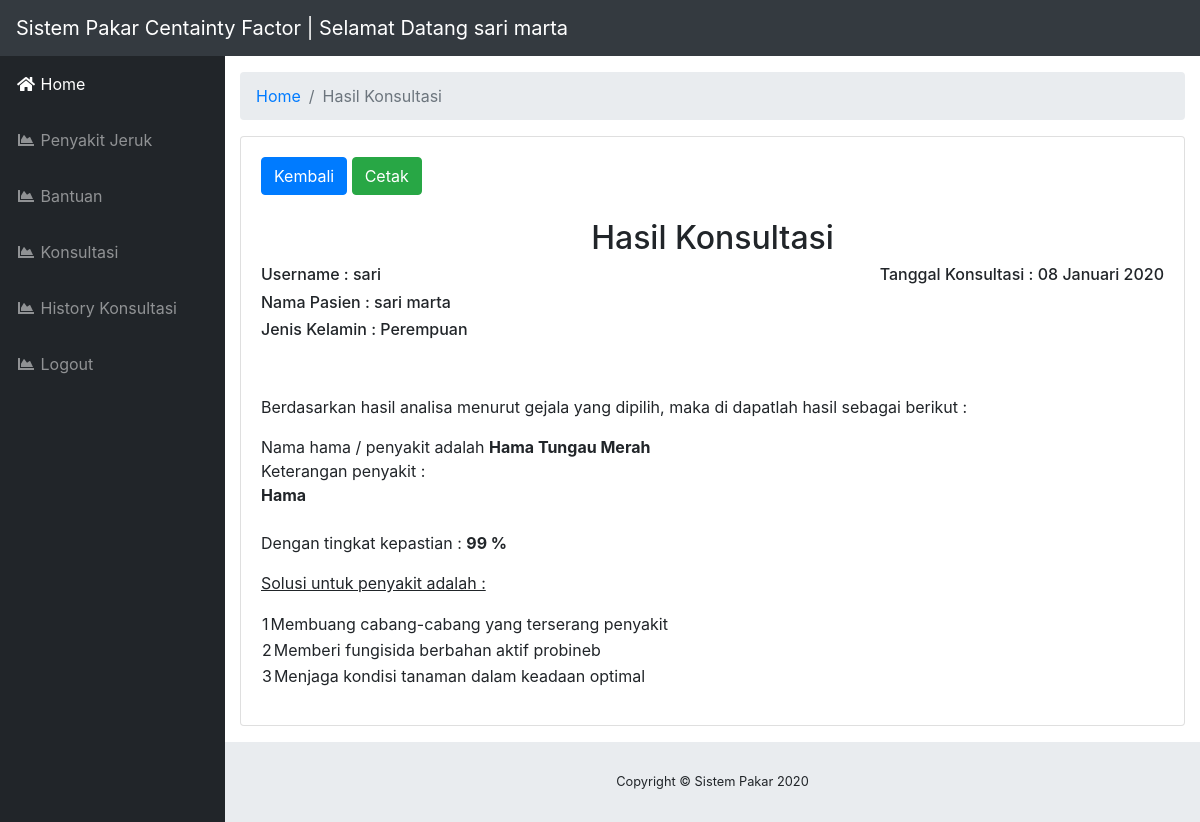
Screenshot of /index.php?page=module/History/detail&id=29 (signed in) with the database file from the repository.
### tables this page shows
CREATE TABLE `tb_Pasien` (
  `pasien_id` int(11) NOT NULL,
  `pasien_user` varchar(50) NOT NULL,
  `pasien_pass` varchar(50) NOT NULL,
  `pasien_nama` varchar(50) NOT NULL,
  `pasien_jk` varchar(50) NOT NULL,
  `pasien_tgl_lahir` date NOT NULL,
  `pasien_alamat` varchar(100) NOT NULL
);

CREATE TABLE `tb_Konsultasi` (
  `konsultasi_id` int(11) NOT NULL,
  `penyakit_id` varchar(11) NOT NULL,
  `konsultasi_tgl` date NOT NULL,
  `konsultasi_hasil` float NOT NULL,
  `pasien_id` int(11) NOT NULL
);

CREATE TABLE `tb_Penyakit` (
  `penyakit_id` varchar(5) NOT NULL,
  `penyakit_nama` varchar(50) NOT NULL,
  `penyakit_ket` text NOT NULL
);

CREATE TABLE `tb_Solusi` (
  `solusi_id` int(11) NOT NULL,
  `penyakit_id` varchar(50) NOT NULL,
  `solusi_ket` text NOT NULL
);

### assets/model/conf.php (called while the page is built, shortened)
<?php
$conn = mysqli_connect('localhost', 'root', '', 'db_pakar_cf');
class Conf
{
    public function get($query)
    {
        global $conn;
        $ambil = $conn->query($query);
        $hasil = [];
        while ($pecah = $ambil->fetch_object()) {
            $hasil[] = $pecah;
        }
        return $hasil;
    }
}

### assets/model/db.php (called while the page is built, shortened)
<?php
include 'conf.php';
class Db extends Conf
{
    public function getOneHasil($id)
    {
        $query = $this->get("   SELECT * FROM tb_Konsultasi, tb_Penyakit, tb_Pasien, tb_Solusi
        WHERE   tb_Konsultasi.penyakit_id=tb_Penyakit.penyakit_id
        AND 	tb_Solusi.penyakit_id=tb_Penyakit.penyakit_id
        AND     tb_Konsultasi.pasien_id=tb_Pasien.pasien_id
        AND     tb_Konsultasi.konsultasi_id='$id'
        ORDER BY  tb_Konsultasi.konsultasi_id DESC  ")[0];
        return $query;
    }
    public function getOneSolusi($id)
    {
        $query = $this->get("SELECT * FROM tb_Solusi WHERE penyakit_id = '$id'");
        return $query;
    }
}

### assets/libs/helper/helper.php (called while the page is built, shortened)
<?php
function TglIndo($date)
{
    $BulanIndo = array("Januari", "Februari", "Maret", "April", "Mei", "Juni", "Juli", "Agustus", "September", "Oktober", "November", "Desember");
    $tahun = substr($date, 0, 4);
    $bulan = substr($date, 5, 2);
    $tgl   = substr($date, 8, 2);
    $result = $tgl . " " . $BulanIndo[(int) $bulan - 1] . " " . $tahun;
    return ($result);
}

### module/History/detail.php (the view, shortened to what this page needs)
<?php
$id = $_GET['id'];
$dHasil = $db->getOneHasil($id);
$dSolusi = $db->getOneSolusi($dHasil->penyakit_id);
?>
<ol class="breadcrumb">
    <li class="breadcrumb-item">
        <a href="index.php">Home</a>
    </li>
    <li class="breadcrumb-item active">Hasil Konsultasi</li>
</ol>
<div class="card mb-3">
    <div class="card-body">
        <a href="?page=module/History/index" class="btn btn-primary ">Kembali</a>
        <a href="cetak_satu.php?id=<?php echo $id ?>" target="_blank" class="btn btn-success ">Cetak</a>
        <br><br>
        <center>
            <h2>Hasil Konsultasi</h2>
        </center>
        <div class="row">
            <div class="col-md-6">
                <h6>Username : <?= $dHasil->pasien_user ?></h6>
                <h6>Nama Pasien : <?= $dHasil->pasien_nama ?></h6>
                <h6>Jenis Kelamin : <?= $dHasil->pasien_jk ?></h6>
            </div>
            <div class="col-md-6">
                <h6 class="float-right">Tanggal Konsultasi : <?= TglIndo($dHasil->konsultasi_tgl) ?></h6>
            </div>
        </div>
        <br>
        <br>
        <p>Berdasarkan hasil analisa menurut gejala yang dipilih, maka di dapatlah hasil sebagai berikut :</p>
        <p>
            Nama hama / penyakit adalah <b><?= $dHasil->penyakit_nama ?></b> <br>
            Keterangan penyakit : <br>
            <b> <?= $dHasil->penyakit_ket ?></b> <br><br>
            Dengan tingkat kepastian : <b><?= $dHasil->konsultasi_hasil ?> %</b>
        </p>
        <p><u>Solusi untuk penyakit adalah : </u></p>
        <?php foreach ($dSolusi as $no => $dSolusi) { ?>
            <table>
                <tr>
                    <td><?= ++$no ?></td>
                    <td><?= $dSolusi->solusi_ket ?></td>
                </tr>
            </table>
        <?php } ?>
    </div>
</div>

### rows the page displays
tb_pasien: pasien_user "sari", pasien_nama "sari marta", pasien_jk "Perempuan"
tb_konsultasi: konsultasi_tgl "08 Januari 2020", konsultasi_hasil "99"
tb_penyakit: penyakit_nama "Hama Tungau Merah", penyakit_ket "Hama"
tb_solusi: solusi_ket "Membuang cabang-cabang yang terserang penyakit"
tb_solusi: solusi_ket "Memberi fungisida berbahan aktif probineb"
tb_solusi: solusi_ket "Menjaga kondisi tanaman dalam keadaan optimal"

### other values shown
$_SESSION['akun']->pasien_nama "sari marta"
